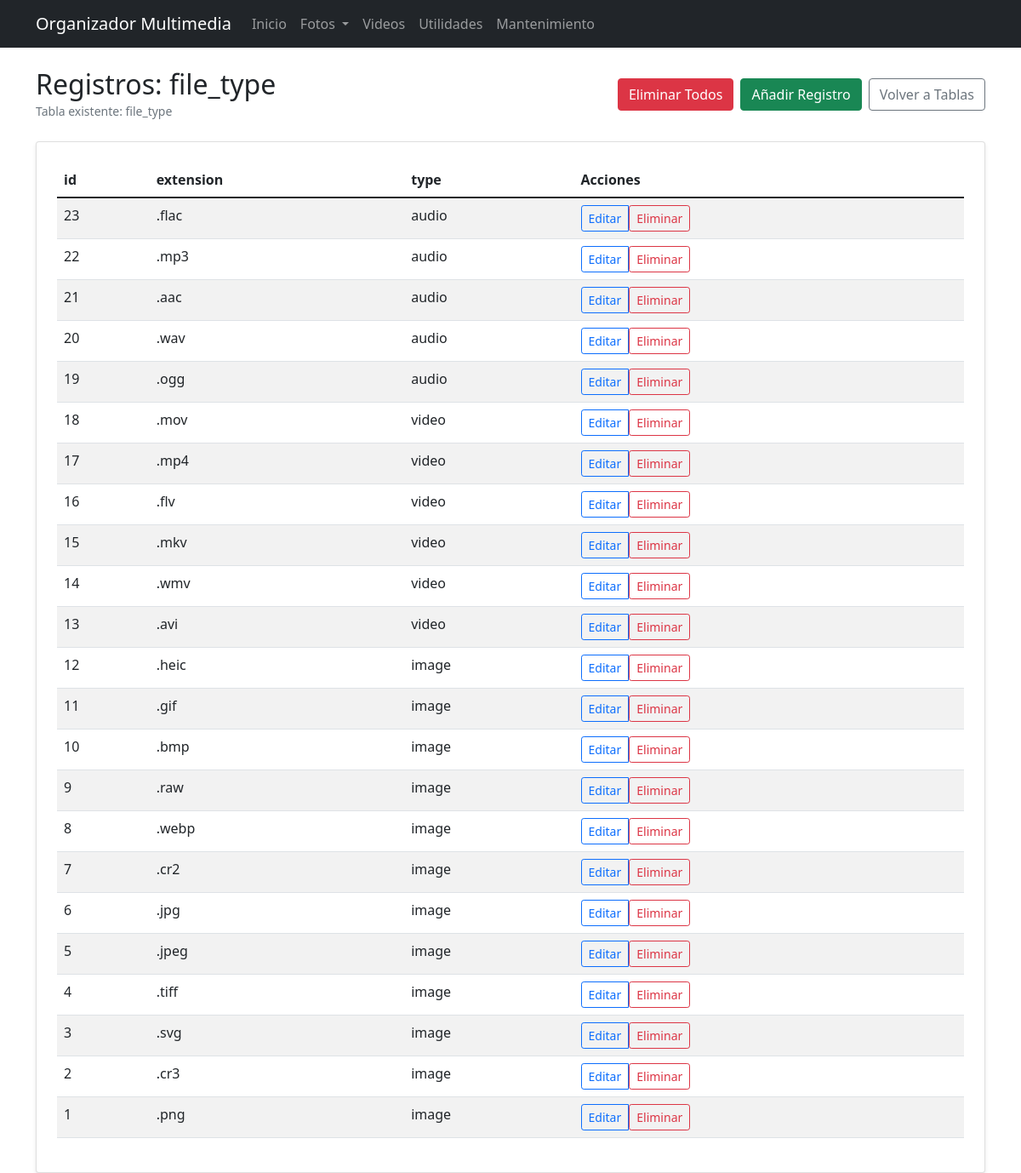
/tables/1/records, run on an earlier commit of the app's database.
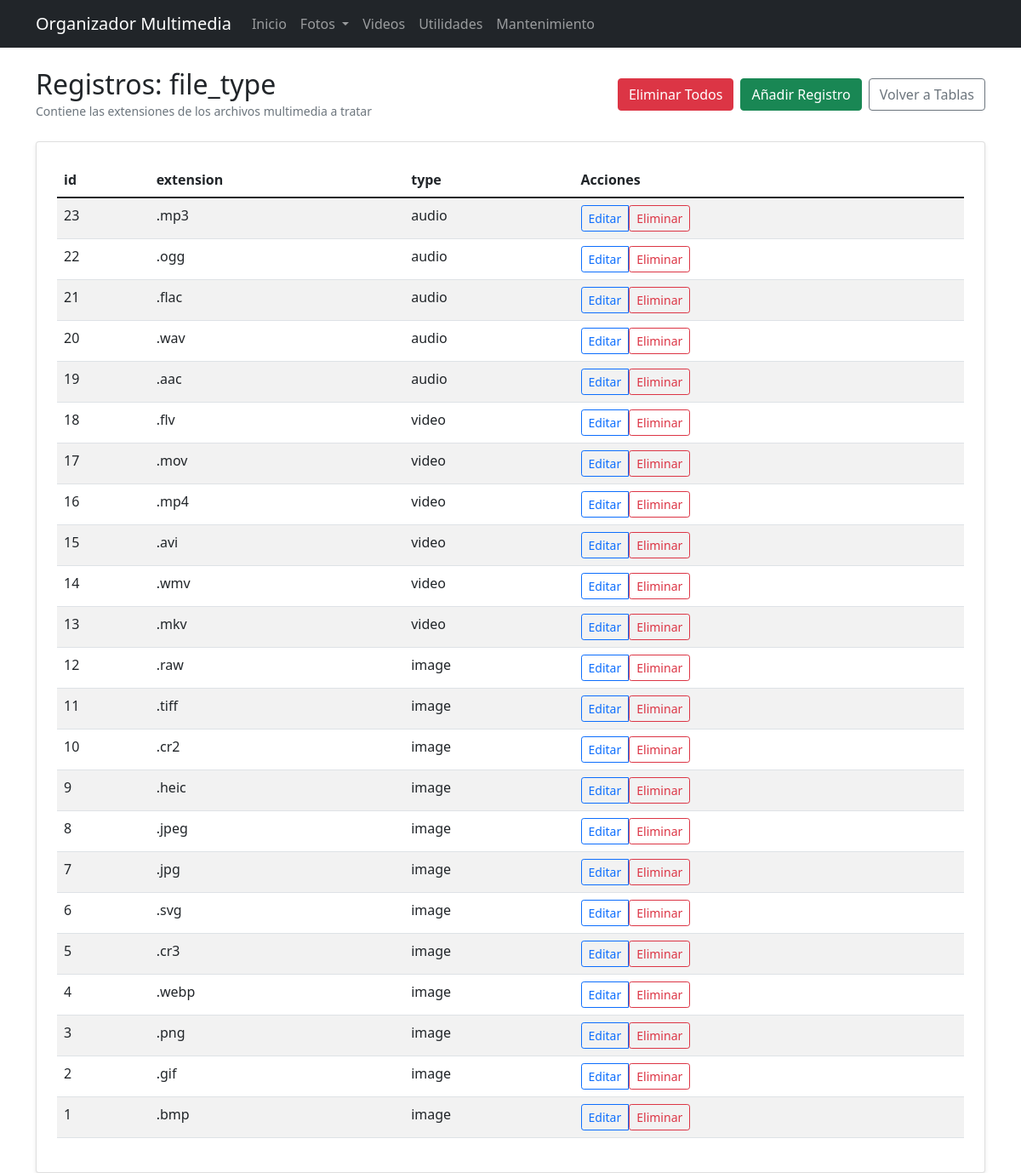
And on a later commit of the database.
### app/models/database.py (models this page shows, shortened)
class DynamicTable(db.Model):
    id = db.Column(db.Integer, primary_key=True)
    name = db.Column(db.String(50), unique=True, nullable=False)
    description = db.Column(db.String(200))
    created_at = db.Column(db.DateTime, default=datetime.utcnow)
    fields = db.relationship('TableField', backref='table', lazy=True, cascade='all, delete-orphan')

class TableField(db.Model):
    id = db.Column(db.Integer, primary_key=True)
    table_id = db.Column(db.Integer, db.ForeignKey('dynamic_table.id'), nullable=False)
    name = db.Column(db.String(50), nullable=False)
    field_type = db.Column(db.String(20), nullable=False)  # TEXT, INTEGER, REAL, DATE, etc.
    is_required = db.Column(db.Boolean, default=False)
    is_primary_key = db.Column(db.Boolean, default=False)
    is_auto_increment = db.Column(db.Boolean, default=False)
    default_value = db.Column(db.String(100))
    description = db.Column(db.String(255))
    created_at = db.Column(db.DateTime, default=datetime.utcnow)
    class FieldTypes:
        TEXT = 'TEXT'
        INTEGER = 'INTEGER'
        REAL = 'REAL'
        DATE = 'DATE'
        DATETIME = 'DATETIME'
        BOOLEAN = 'BOOLEAN'

class FileType(db.Model):
    id = db.Column(db.Integer, primary_key=True)
    extension = db.Column(db.String(10), unique=True, nullable=False)
    type = db.Column(db.String(10), nullable=False)

### app/routes/tables.py (the view)
@bp.route('/<int:table_id>/records')
def manage_records(table_id):
    table = DynamicTable.query.get_or_404(table_id)
    fields = _collect_table_fields(table)
    if len(fields) <= 1:
        flash('Añade campos a la tabla antes de gestionar sus registros.', 'warning')
        return redirect(url_for('tables.edit_table', table_id=table_id))
    select_order = ['id'] + [f.name for f in fields]
    seen = set()
    columns = []
    for name in select_order:
        if name and name not in seen:
            columns.append(f'"{name}"')
            seen.add(name)
    field_names = ', '.join(columns)
    try:
        result = db.session.execute(text(f'SELECT {field_names} FROM "{table.name}" ORDER BY "id" DESC')).mappings().all()
    except Exception as exc:
        flash(f'No se pudieron obtener los registros: {exc}', 'error')
        return redirect(url_for('tables.edit_table', table_id=table_id))
    rows = []
    for item in result:
        row = {'__record_id': item.get('id')}
        for field in fields:
            row[field.name] = _present_value(field, item.get(field.name))
        rows.append(row)
    return render_template('tables/records_list.html', table=table, fields=fields, rows=rows)

### app/routes/tables.py (called while the page is built)
def _collect_table_fields(table: DynamicTable) -> List[TableField]:
    return sorted(table.fields, key=lambda f: (0 if f.name == 'id' else 1, f.id))

def _present_value(field: TableField, value: Any) -> str:
    if value is None:
        return ''
    if field.field_type == TableField.FieldTypes.BOOLEAN:
        return 'Sí' if int(value or 0) else 'No'
    return str(value)

### app/templates/tables/records_list.html (shortened to what the changed rows need)
{% extends "base.html" %}
{% block content %}
<div class="row">
    <div class="col-12">
        <div class="d-flex justify-content-between align-items-center mb-4">
            <div>
                <h2 class="mb-0">Registros: {{ table.name }}</h2>
                {% if table.description %}
                <small class="text-muted">{{ table.description }}</small>
                {% endif %}
            </div>
        </div>
        <div class="card">
            <div class="card-body">
                {% if rows %}
                <div class="table-responsive">
                    <table class="table table-striped">
                        <thead>
                            <tr>
                                {% for field in fields %}
                                <th>
                                    {{ field.description or field.name }}
                                </th>
                                {% endfor %}
                                <th>Acciones</th>
                            </tr>
                        </thead>
                        <tbody>
                            {% for row in rows %}
                            <tr>
                                {% for field in fields %}
                                <td>
                                    {% if field.name == 'parent_path' and row[field.name] %}
                                                     <a href="#"
                                                         class="text-decoration-none js-open-folder"
                                                         data-folder-path="{{ row[field.name]|e }}">
                                            {{ row[field.name] }}
                                        </a>
                                    {% else %}
                                        {{ row[field.name] }}
                                    {% endif %}
                                </td>
                                {% endfor %}
                                <td>
                                    <div class="btn-group" role="group">
                                        {% if row['__record_id'] is not none %}
                                        <a href="{{ url_for('tables.edit_record', table_id=table.id, record_id=row['__record_id']) }}" class="btn btn-sm btn-outline-primary">Editar</a>
                                        <form action="{{ url_for('tables.delete_record', table_id=table.id, record_id=row['__record_id']) }}"
                                              method="POST"
                                              onsubmit="return confirm('¿Seguro que quieres eliminar este registro?');">
                                            <button type="submit" class="btn btn-sm btn-outline-danger">Eliminar</button>
                                        </form>
                                        {% else %}
                                        <span class="text-muted">Acciones no disponibles</span>
                                        {% endif %}
                                    </div>
                                </td>
                            </tr>
                            {% endfor %}
                        </tbody>
                    </table>
                </div>
                {% else %}
                <div class="alert alert-info mb-0">
                    Aún no hay registros en esta tabla. Utiliza el botón "Añadir Registro" para comenzar.
                </div>
                {% endif %}
            </div>
        </div>
    </div>
</div>
{% endblock %}

What changed in the data, as far as the page shows it:
changed DynamicTable "file_type": description "Tabla existente: file_type" → "Contiene las extensiones de los archivos multimedia a tratar"
changed TableField "extension": name.extension ".flac" → ".mp3"; name.extension ".mp3" → ".ogg"; name.extension ".aac" → ".flac"; name.extension ".ogg" → ".aac"; name.extension ".mov" → ".flv"; name.extension ".mp4" → ".mov"; name.extension ".flv" → ".mp4"; name.extension ".mkv" → ".avi"; name.extension ".avi" → ".mkv"; name.extension ".heic" → ".raw"; name.extension ".gif" → ".tiff"; name.extension ".bmp" → ".cr2"; name.extension ".raw" → ".heic"; name.extension ".webp" → ".jpeg"; name.extension ".cr2" → ".jpg"; name.extension ".jpg" → ".svg"; name.extension ".jpeg" → ".cr3"; name.extension ".tiff" → ".webp"; name.extension ".svg" → ".png"; name.extension ".cr3" → ".gif"; name.extension ".png" → ".bmp"
